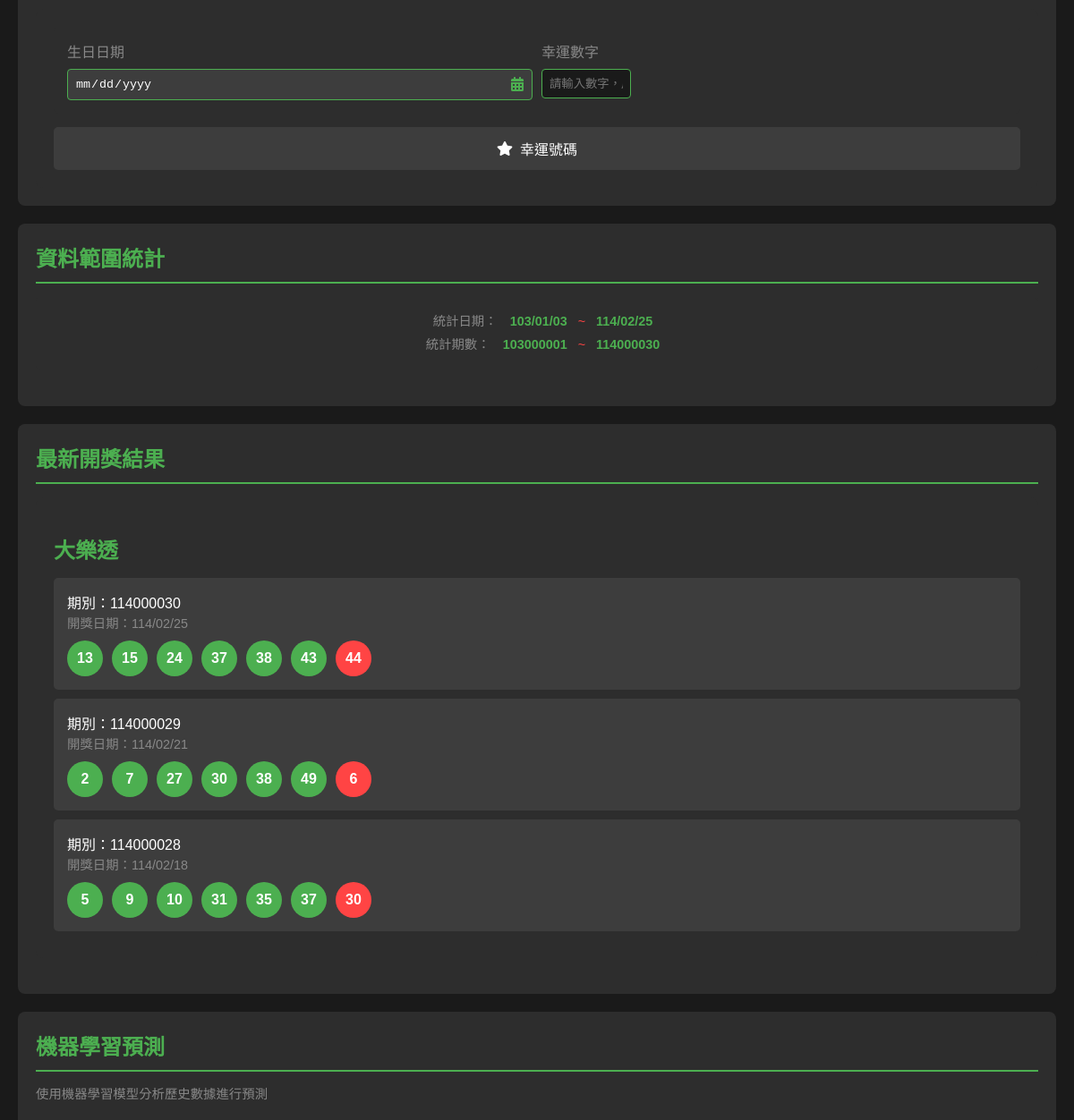
Before: / (middle part) with the older database file.
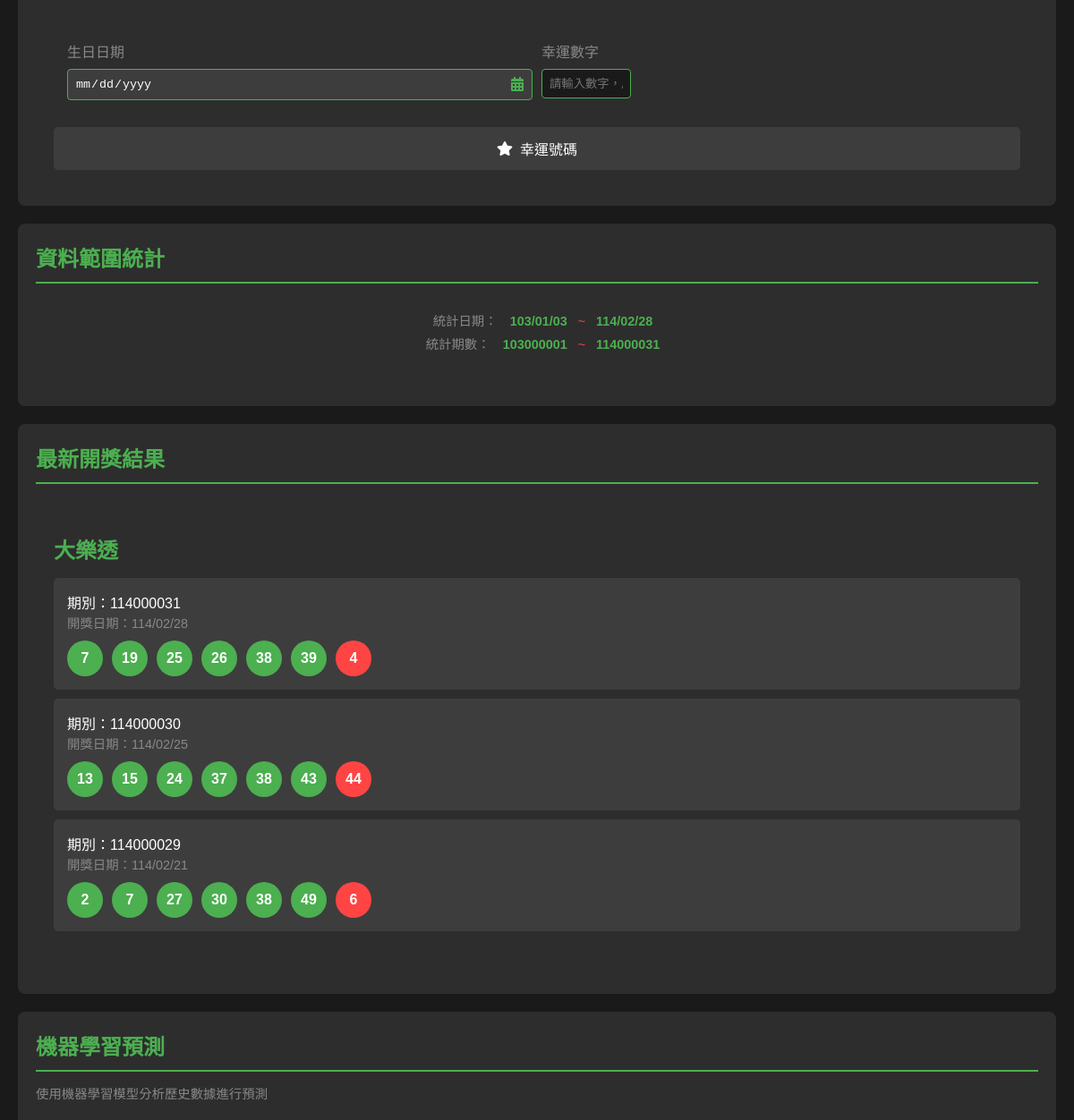
After: the same page with the newer database file.
### tables this page shows
CREATE TABLE big_lotto (
        id INTEGER PRIMARY KEY AUTOINCREMENT,
        draw_term TEXT NOT NULL,
        draw_date TEXT NOT NULL,
        num1 INTEGER NOT NULL,
        num2 INTEGER NOT NULL,
        num3 INTEGER NOT NULL,
        num4 INTEGER NOT NULL,
        num5 INTEGER NOT NULL,
        num6 INTEGER NOT NULL,
        special_num INTEGER NOT NULL,
        total_sales INTEGER,
        created_at TIMESTAMP DEFAULT CURRENT_TIMESTAMP
    );

### app.py (the view)
@app.route('/')
def index():
    latest_draws = get_latest_draws()
    data_ranges = get_data_range()
    return render_template('index.html', draws=latest_draws, ranges=data_ranges)

### templates/index.html (shortened to what this page needs)
<!DOCTYPE html>
<html lang="zh-TW">
<head>
    <link rel="stylesheet" href="https://cdnjs.cloudflare.com/ajax/libs/font-awesome/5.15.4/css/all.min.css">
</head>
<body>
    <div class="analysis-controls">
        <div class="analysis-content">
            <div class="lucky-number-section">
                <div class="lucky-number-inputs">
                    <div class="input-group">
                        <label for="birth-date">生日日期</label>
                        <div class="date-picker-wrapper">
                            <input type="date"
                                   id="birth-date"
                                   class="analysis-input"
                                   max="2025-12-31">
                        </div>
                    </div>
                    <div class="input-group">
                        <label for="lucky-numbers">幸運數字</label>
                        <input type="text"
                               id="lucky-numbers"
                               class="analysis-input"
                               placeholder="請輸入數字，用逗號分隔">
                    </div>
                </div>
                <button onclick="getLuckyNumbers()" class="analysis-button lucky-button">
                    <i class="fas fa-star"></i>
                    幸運號碼
                </button>
            </div>
        </div>
    </div>
    <div class="section-container">
        <div class="section-title">資料範圍統計</div>
        <div id="big-lotto-range" class="data-range active">
            <div>
                <span class="range-label">統計日期：</span>
                <span class="range-value">{{ ranges.big_lotto.start }}</span>
                <span class="range-separator">~</span>
                <span class="range-value">{{ ranges.big_lotto.end }}</span>
            </div>
            <div>
                <span class="range-label">統計期數：</span>
                <span class="range-value">{{ ranges.big_lotto.start_term }}</span>
                <span class="range-separator">~</span>
                <span class="range-value">{{ ranges.big_lotto.end_term }}</span>
            </div>
        </div>
    </div>
    <div class="section-container">
        <div class="section-title">最新開獎結果</div>
        <div id="big-lotto" class="lottery-section active">
            <h2 class="lottery-title">大樂透</h2>
            {% for draw in draws.big_lotto %}
            <div class="draw-info">
                <div>期別：{{ draw[0] }}</div>
                <div class="draw-date">開獎日期：{{ draw[1] }}</div>
                <div class="numbers">
                    {% for num in draw[2:8] %}
                    <div class="number">{{ num }}</div>
                    {% endfor %}
                    <div class="number special-number">{{ draw[8] }}</div>
                </div>
            </div>
            {% endfor %}
        </div>
    </div>
    <div class="section-container">
        <div class="section-title">機器學習預測</div>
        <div class="section-description">使用機器學習模型分析歷史數據進行預測</div>
    </div>
</body>
</html>

### templates/index.html (style rules this page uses)
* { box-sizing: border-box; }
body { font-family: Arial, sans-serif; max-width: 1200px; margin: 0 auto; padding: 20px; background-color: #1a1a1a; color: #ffffff; }
.lottery-section { background-color: #2d2d2d; border-radius: 8px; padding: 20px; margin-bottom: 20px; display: none; }
.lottery-section.active { display: block; }
.lottery-title { color: #4CAF50; margin-bottom: 15px; }
.draw-info { background-color: #3d3d3d; padding: 15px; border-radius: 5px; margin-bottom: 10px; }
.numbers { display: flex; gap: 10px; margin-top: 10px; }
.number { width: 40px; height: 40px; background-color: #4CAF50; border-radius: 50%; display: flex; align-items: center; justify-content: center; font-weight: bold; }
.special-number { background-color: #ff4444; }
.draw-date { color: #888; font-size: 0.9em; }
.data-range { text-align: center; color: #888; margin-bottom: 20px; font-size: 0.9em; padding: 15px; background-color: #2d2d2d; border-radius: 5px; display: none; line-height: 1.8; }
.data-range.active { display: block; }
.range-label { color: #888; display: inline-block; width: 85px; text-align: right; margin-right: 10px; }
.range-value { color: #4CAF50; font-weight: bold; }
.range-separator { color: #ff4444; margin: 0 8px; }
.section-container { background-color: #2d2d2d; border-radius: 8px; padding: 20px; margin: 20px 0; }
.section-title { color: #4CAF50; font-size: 1.5em; font-weight: bold; margin-bottom: 15px; padding-bottom: 10px; border-bottom: 2px solid #4CAF50; }
.section-description { color: #888; margin-bottom: 20px; font-size: 0.9em; line-height: 1.5; }
.analysis-controls { background-color: #2d2d2d; padding: 20px; border-radius: 8px; margin-bottom: 20px; }
.analysis-input { padding: 8px; border-radius: 4px; border: 1px solid #4CAF50; background-color: #1a1a1a; color: white; width: 100px; }
.analysis-button { padding: 10px 15px; font-size: 14px; background-color: #4CAF50; color: white; border: none; border-radius: 4px; cursor: pointer; }
.analysis-button { display: flex; align-items: center; justify-content: center; gap: 8px; padding: 12px 20px; font-size: 16px; border: none; border-radius: 5px; background-color: #3d3d3d; color: #ffffff; cursor: pointer; transition: all 0.3s ease; width: 100%; }
.analysis-button i { font-size: 16px; }
.lucky-number-section { background-color: #2d2d2d; padding: 20px; border-radius: 8px; margin-top: 20px; }
.lucky-number-inputs { display: grid; grid-template-columns: 1fr 1fr; gap: 10px; margin-bottom: 10px; background-color: #2d2d2d; padding: 15px; border-radius: 5px; }
.input-group { display: flex; flex-direction: column; gap: 8px; }
.input-group label { color: #888; }
.analysis-input[type="date"] { background-color: #3d3d3d; color: #ffffff; border: 1px solid #4CAF50; padding: 8px; border-radius: 4px; }
.analysis-input[type="date"]::placeholder { color: #888; }
.date-picker-wrapper { position: relative; }
.date-picker-wrapper { position: relative; display: flex; align-items: center; }
.analysis-input[type="date"] { width: 100%; background-color: #3d3d3d; color: #ffffff; border: 1px solid #4CAF50; padding: 8px 30px 8px 8px; border-radius: 4px; cursor: pointer; }
.lucky-button { width: 100%; margin-top: 15px; }

Changed rows visible on the page:
removed big_lotto: draw_term "114000028", draw_date "114/02/18", 8 "5" "9" "10" "31" "35" "37", special_num "30"
added big_lotto: draw_term "114000031", draw_date "114/02/28", 8 "7" "19" "25" "26" "38" "39", special_num "4"
Other visible differences:
{{ ranges.big_lotto.end }}: "114/02/25" → "114/02/28"
{{ ranges.big_lotto.end_term }}: "114000030" → "114000031"
